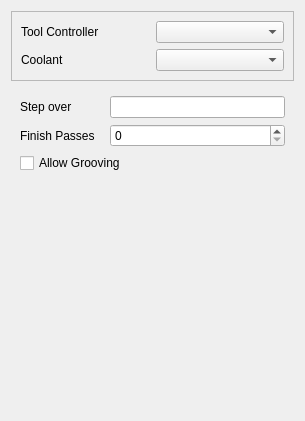
<?xml version="1.0" encoding="UTF-8"?>
<ui version="4.0">
 <class>Form</class>
 <widget class="QWidget" name="Form">
  <property name="geometry">
   <rect>
    <x>0</x>
    <y>0</y>
    <width>305</width>
    <height>421</height>
   </rect>
  </property>
  <property name="windowTitle">
   <string>Form</string>
  </property>
  <layout class="QGridLayout" name="gridLayout_3">
   <item row="0" column="0">
    <widget class="QFrame" name="frame">
     <property name="frameShape">
      <enum>QFrame::StyledPanel</enum>
     </property>
     <property name="frameShadow">
      <enum>QFrame::Raised</enum>
     </property>
     <layout class="QGridLayout" name="gridLayout">
      <item row="0" column="0">
       <widget class="QLabel" name="label">
        <property name="text">
         <string>Tool Controller</string>
        </property>
       </widget>
      </item>
      <item row="0" column="1">
       <widget class="QComboBox" name="toolController">
        <property name="toolTip">
         <string>&lt;html&gt;&lt;head/&gt;&lt;body&gt;&lt;p&gt;The tool and its settings to be used for this operation.&lt;/p&gt;&lt;/body&gt;&lt;/html&gt;</string>
        </property>
       </widget>
      </item>
      <item row="1" column="0">
       <widget class="QLabel" name="label_9">
        <property name="text">
         <string>Coolant</string>
        </property>
       </widget>
      </item>
      <item row="1" column="1">
       <widget class="QComboBox" name="coolantController">
        <property name="toolTip">
         <string>&lt;html&gt;&lt;head/&gt;&lt;body&gt;&lt;p&gt;The tool and its settings to be used for this operation.&lt;/p&gt;&lt;/body&gt;&lt;/html&gt;</string>
        </property>
       </widget>
      </item>
     </layout>
    </widget>
   </item>
   <item row="1" column="0">
    <widget class="QWidget" name="widget" native="true">
     <layout class="QGridLayout" name="gridLayout_2">
      <item row="0" column="0">
       <widget class="QLabel" name="label_4">
        <property name="text">
         <string>Step over</string>
        </property>
       </widget>
      </item>
      <item row="0" column="1" colspan="2">
       <widget class="Gui::InputField" name="stepOver"/>
      </item>
      <item row="1" column="0">
       <widget class="QLabel" name="label_5">
        <property name="text">
         <string>Finish Passes</string>
        </property>
       </widget>
      </item>
      <item row="1" column="1" colspan="2">
       <widget class="QSpinBox" name="finishPasses"/>
      </item>
      <item row="2" column="0" colspan="2">
       <widget class="QCheckBox" name="allowGrooving">
        <property name="text">
         <string>Allow Grooving</string>
        </property>
       </widget>
      </item>
      <item row="3" column="0">
       <spacer name="verticalSpacer">
        <property name="orientation">
         <enum>Qt::Vertical</enum>
        </property>
        <property name="sizeHint" stdset="0">
         <size>
          <width>20</width>
          <height>282</height>
         </size>
        </property>
       </spacer>
      </item>
     </layout>
    </widget>
   </item>
  </layout>
 </widget>
 <customwidgets>
  <customwidget>
   <class>Gui::InputField</class>
   <extends>QLineEdit</extends>
   <header>Gui/InputField.h</header>
  </customwidget>
 </customwidgets>
 <resources/>
 <connections/>
</ui>
